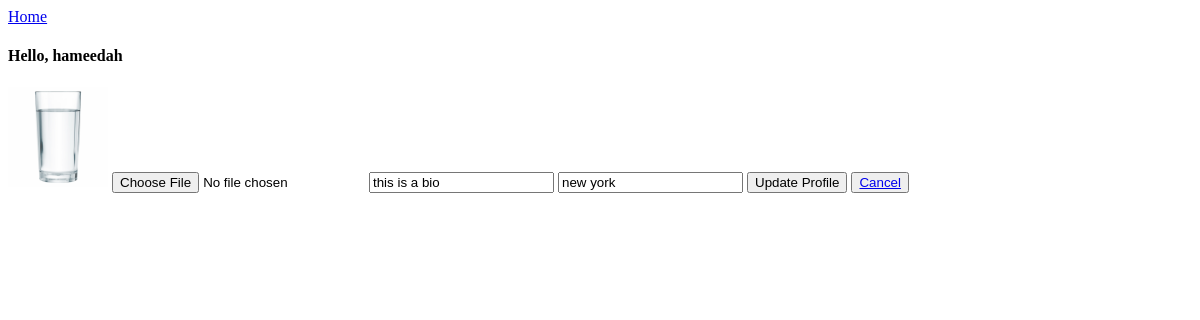
/settings (signed in), run on an earlier commit of the app's database.
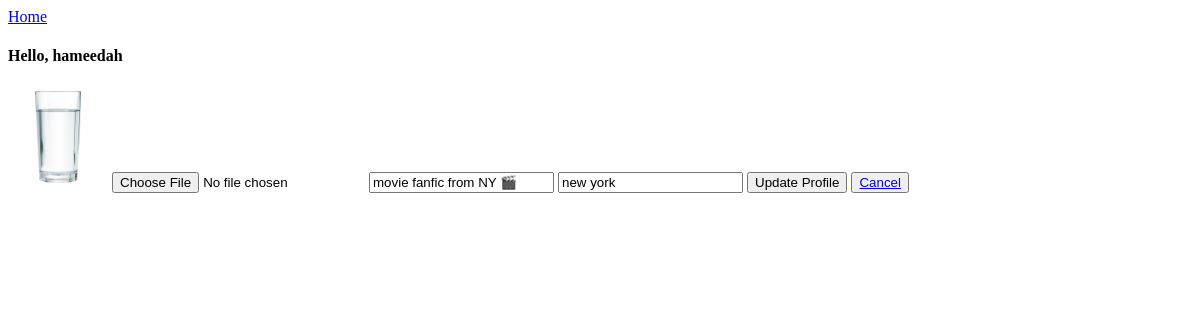
And on a later commit of the database.
### app/models.py (models this page shows, shortened)
class Profile(models.Model):
        user = models.ForeignKey(User, on_delete=models.CASCADE)
        fname = models.CharField(max_length=100, blank=False, default='')
        lname = models.CharField(max_length=100, blank=True, default='')
        id_user = models.IntegerField()
        bio = models.TextField(blank=True) # blank b/c this option is optional
        profile_img = models.ImageField(upload_to='profile_images',default='') # place default in media dir
        location = models.CharField(max_length=100, blank=True)

### app/views.py (the view, shortened to what this page needs)
# urls.py: path('settings', views.settings, name='settings'),
@login_required(login_url='login') # can not access feed page until you are logged in
def settings(request):
        user_profile = Profile.objects.get(user=request.user)
        return render(request, 'settings.html', {'user_profile': user_profile})

### templates/settings.html (shortened to what this page needs)
{% load static %}
<!DOCTYPE html>
<html lang="en">
<head>
</head>
<body>
        <a href="/">Home</a>
        <h4>Hello, <strong>{{user.username}}</strong></h4>
        <form action="" method="post" enctype="multipart/form-data">
                <img width="100" height="100" src="{{user_profile.profile_img.url}}" alt="">
                <input type="file" name="image" id="" placeholder="Profile Image">
                <input type="text" value="{{user_profile.bio}}" name="bio" id="bio" placeholder="Bio">
                <input type="text" value="{{user_profile.location}}" name="location" id="location" placeholder="location">
                <button type="submit">Update Profile</button>
                <button><a href="/">Cancel</a></button>
        </form>
</body>
</html>

What changed in the data, as far as the page shows it:
changed Profile "new york": bio "this is a bio" → "movie fanfic from NY 🎬"
